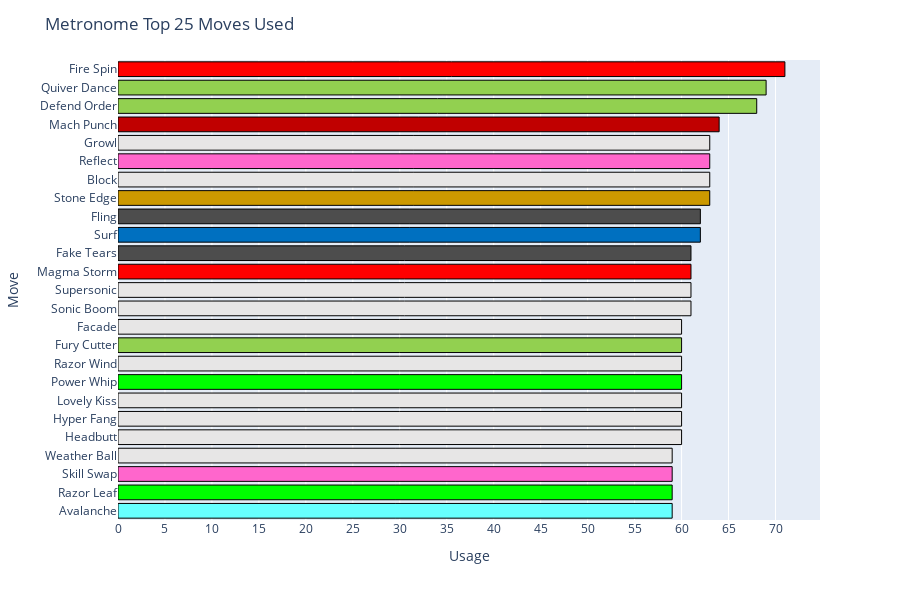

Source (notebook cell):
### Markdown cell above
Display top moves used by Metronome

### Code cell
# Get every move, its type, and usage called by Metronome
df_group = df_moves.groupby(['Move', 'Type'])['Usage'].sum().reset_index()
df_group = df_group.sort_values('Usage', ascending=True).tail(25)
df_type = df_moves.groupby('Type')['Usage'].count().reset_index()
# Display in horizontal bar graph using Matplotlib
type_color_mapping = {move_type: color for move_type, color in zip(df_type['Type'].unique(), colorset2)}
plt.barh(df_group['Move'], df_group['Usage'], color=[type_color_mapping[move_type] for move_type in df_group['Type']], edgecolor='black')
plt.title('Metronome Top 25 Moves Used')
plt.xlabel('Usage')
plt.ylabel('Move')
plt.xlim(0, df_group['Usage'].max() + 1)
plt.xticks(range(0, df_group['Usage'].max() + 1, 5))
plt.show()
# Display in horizontal bar graph using Plotly
fig = px.bar(df_group, x='Usage', y='Move', orientation='h')
fig.update_layout(title='Metronome Top 25 Moves Used', xaxis_title='Usage', yaxis_title='Move', height=600)
fig.update_xaxes(dtick=5)
fig.update_traces(marker=dict(color=[type_color_mapping[type_] for type_ in df_group['Type']]),
    marker_line_color='black', marker_line_width=1)
fig.show()

### Figure 1 — Plotly figure (JSON) as saved in the notebook; plotly's stock layout.template omitted (floating-point values rounded to 4 significant figures)
{"data": [{"alignmentgroup": "True", "hovertemplate": "Usage=%{x}<br>Move=%{y}<extra></extra>", "legendgroup": "", "marker": {"color": ["#66FFFF", "#00FF00", "#FF66CC", "#E7E6E6", "#E7E6E6", "#E7E6E6", "#E7E6E6", "#00FF00", "#E7E6E6", "#92D050", "#E7E6E6", "#E7E6E6", "#E7E6E6", "#FF0000", "#4D4D4D", "#0070C0", "#4D4D4D", "#CC9900", "#E7E6E6", "#FF66CC", "#E7E6E6", "#C00000", "#92D050", "#92D050", "#FF0000"], "line": {"color": "black", "width": 1}, "pattern": {"shape": ""}}, "name": "", "offsetgroup": "", "orientation": "h", "showlegend": false, "textposition": "auto", "type": "bar", "x": [59, 59, 59, 59, 60, 60, 60, 60, 60, 60, 60, 61, 61, 61, 61, 62, 62, 63, 63, 63, 63, 64, 68, 69, 71], "xaxis": "x", "y": ["Avalanche", "Razor Leaf", "Skill Swap", "Weather Ball", "Headbutt", "Hyper Fang", "Lovely Kiss", "Power Whip", "Razor Wind", "Fury Cutter", "Facade", "Sonic Boom", "Supersonic", "Magma Storm", "Fake Tears", "Surf", "Fling", "Stone Edge", "Block", "Reflect", "Growl", "Mach Punch", "Defend Order", "Quiver Dance", "Fire Spin"], "yaxis": "y"}], "layout": {"barmode": "relative", "height": 600, "legend": {"tracegroupgap": 0}, "margin": {"t": 60}, "title": {"text": "Metronome Top 25 Moves Used"}, "xaxis": {"anchor": "y", "domain": [0, 1], "dtick": 5, "title": {"text": "Usage"}}, "yaxis": {"anchor": "x", "domain": [0, 1], "title": {"text": "Move"}}}}
